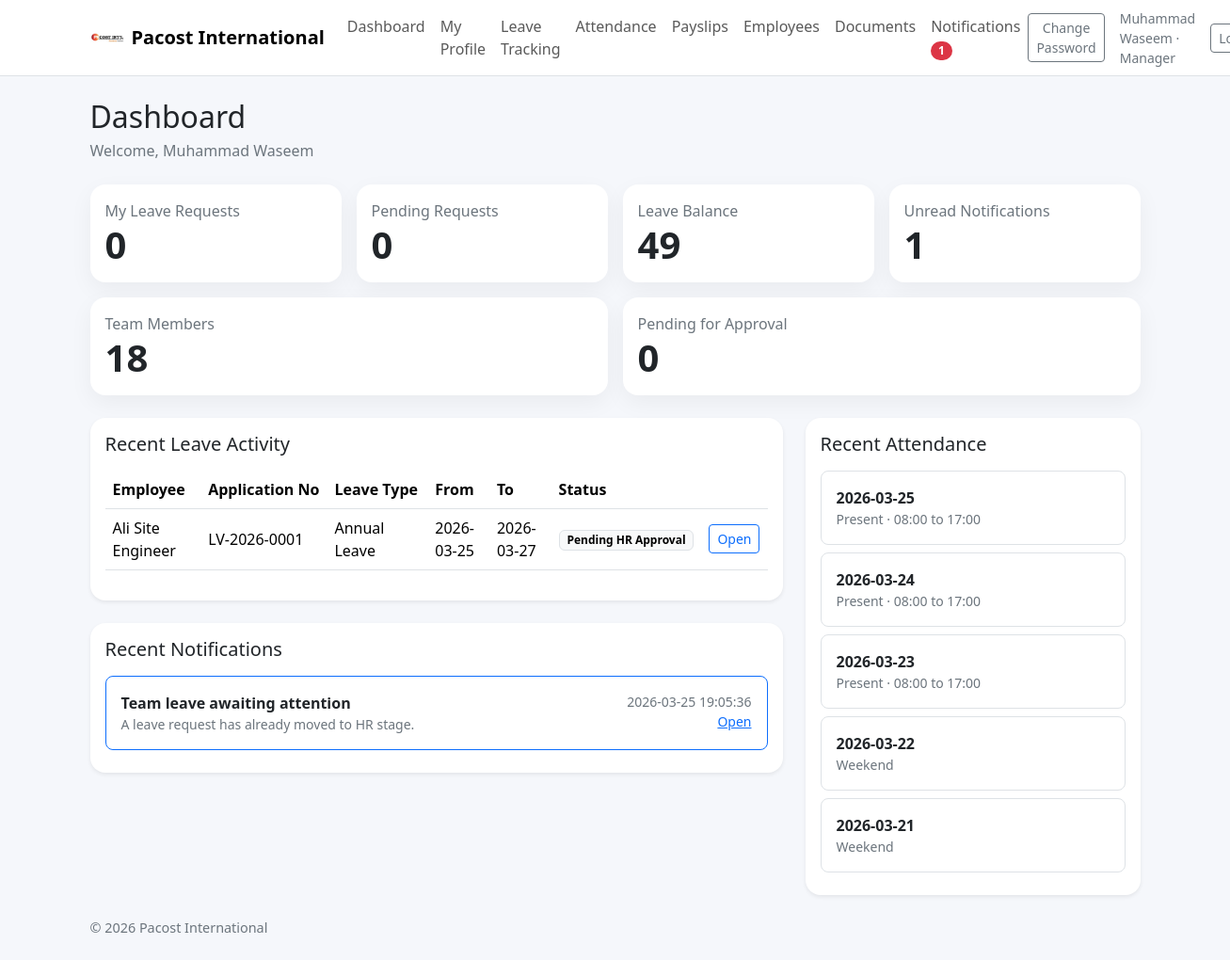
/dashboard (signed in), run on the app's committed database.
### tables this page shows
CREATE TABLE company_settings (
    id INTEGER PRIMARY KEY AUTOINCREMENT,
    company_name TEXT NOT NULL,
    leave_workflow TEXT NOT NULL,
    default_working_hours REAL NOT NULL,
    allow_document_upload INTEGER NOT NULL DEFAULT 1
);

CREATE TABLE users (
    id INTEGER PRIMARY KEY AUTOINCREMENT,
    full_name TEXT NOT NULL,
    email TEXT NOT NULL UNIQUE,
    employee_code TEXT NOT NULL UNIQUE,
    password_hash TEXT NOT NULL,
    role TEXT NOT NULL CHECK(role IN ('employee', 'manager', 'hr', 'admin')),
    department_id INTEGER,
    designation_id INTEGER,
    manager_id INTEGER,
    phone TEXT,
    address TEXT,
    emergency_contact TEXT,
    join_date TEXT,
    monthly_basic REAL NOT NULL DEFAULT 0,
    default_allowances REAL NOT NULL DEFAULT 0,
    deduction_per_absent REAL NOT NULL DEFAULT 0,
    deduction_per_late REAL NOT NULL DEFAULT 0,
    is_active INTEGER NOT NULL DEFAULT 1,
    FOREIGN KEY (department_id) REFERENCES departments (id),
    FOREIGN KEY (designation_id) REFERENCES designations (id),
    FOREIGN KEY (manager_id) REFERENCES users (id)
);

CREATE TABLE leave_applications (
    id INTEGER PRIMARY KEY AUTOINCREMENT,
    application_no TEXT NOT NULL UNIQUE,
    user_id INTEGER NOT NULL,
    leave_type_id INTEGER NOT NULL,
    from_date TEXT NOT NULL,
    to_date TEXT NOT NULL,
    total_days INTEGER NOT NULL,
    reason TEXT,
    attachment TEXT,
    status TEXT NOT NULL,
    manager_status TEXT NOT NULL DEFAULT 'Pending',
    hr_status TEXT NOT NULL DEFAULT 'Pending',
    current_stage TEXT NOT NULL,
    created_at TEXT NOT NULL,
    FOREIGN KEY (user_id) REFERENCES users (id),
    FOREIGN KEY (leave_type_id) REFERENCES leave_types (id)
);

CREATE TABLE leave_types (
    id INTEGER PRIMARY KEY AUTOINCREMENT,
    name TEXT NOT NULL UNIQUE,
    annual_quota INTEGER NOT NULL DEFAULT 0,
    is_paid INTEGER NOT NULL DEFAULT 1
);

CREATE TABLE notifications (
    id INTEGER PRIMARY KEY AUTOINCREMENT,
    user_id INTEGER NOT NULL,
    title TEXT NOT NULL,
    message TEXT NOT NULL,
    link TEXT,
    is_read INTEGER NOT NULL DEFAULT 0,
    created_at TEXT NOT NULL,
    FOREIGN KEY (user_id) REFERENCES users (id)
);

CREATE TABLE attendance (
    id INTEGER PRIMARY KEY AUTOINCREMENT,
    user_id INTEGER NOT NULL,
    attendance_date TEXT NOT NULL,
    check_in TEXT,
    check_out TEXT,
    status TEXT NOT NULL,
    hours_worked REAL NOT NULL DEFAULT 0,
    ot_hours REAL NOT NULL DEFAULT 0,
    remarks TEXT,
    FOREIGN KEY (user_id) REFERENCES users (id)
);

### app.py (the view)
@app.route("/dashboard")
@login_required
def dashboard():
    user = current_user()
    db = get_db()
    counts = app_counts(user)
    if user["role"] == "employee":
        recent_leaves = db.execute("SELECT la.*, lt.name AS leave_type_name FROM leave_applications la JOIN leave_types lt ON la.leave_type_id=lt.id WHERE la.user_id=? ORDER BY la.id DESC LIMIT 5", (user["id"],)).fetchall()
    elif user["role"] == "manager":
        recent_leaves = db.execute("SELECT la.*, lt.name AS leave_type_name, u.full_name FROM leave_applications la JOIN leave_types lt ON la.leave_type_id=lt.id JOIN users u ON la.user_id=u.id WHERE u.manager_id=? ORDER BY la.id DESC LIMIT 8", (user["id"],)).fetchall()
    else:
        recent_leaves = db.execute("SELECT la.*, lt.name AS leave_type_name, u.full_name FROM leave_applications la JOIN leave_types lt ON la.leave_type_id=lt.id JOIN users u ON la.user_id=u.id ORDER BY la.id DESC LIMIT 8").fetchall()
    recent_attendance = db.execute("SELECT * FROM attendance WHERE user_id=? ORDER BY attendance_date DESC LIMIT 5", (user["id"],)).fetchall()
    recent_notifications = db.execute("SELECT * FROM notifications WHERE user_id=? ORDER BY id DESC LIMIT 5", (user["id"],)).fetchall()
    return render_template("dashboard.html", counts=counts, recent_leaves=recent_leaves, recent_attendance=recent_attendance, recent_notifications=recent_notifications)

### app.py (called while the page is built, shortened)
def ensure_schema(db: sqlite3.Connection) -> None:
    user_cols = {row[1] for row in db.execute("PRAGMA table_info(users)").fetchall()}
    attendance_cols = {row[1] for row in db.execute("PRAGMA table_info(attendance)").fetchall()}
    if "ot_hours" not in attendance_cols:
        db.execute("ALTER TABLE attendance ADD COLUMN ot_hours REAL NOT NULL DEFAULT 0")
    db.execute("""CREATE TABLE IF NOT EXISTS holiday_calendar (
        id INTEGER PRIMARY KEY AUTOINCREMENT,
        holiday_date TEXT NOT NULL UNIQUE,
        title TEXT NOT NULL,
        holiday_type TEXT NOT NULL DEFAULT 'Holiday',
        created_at TEXT NOT NULL
    )""")
    db.commit()

def get_db() -> sqlite3.Connection:
    if "db" not in g:
        g.db = sqlite3.connect(DATABASE)
        g.db.row_factory = sqlite3.Row
        ensure_schema(g.db)
    return g.db

def current_user() -> sqlite3.Row | None:
    user_id = session.get("user_id")
    if not user_id:
        return None
    return get_db().execute(
        """
        SELECT u.*, d.name AS department_name, ds.name AS designation_name, m.full_name AS manager_name
        FROM users u
        LEFT JOIN departments d ON u.department_id = d.id
        LEFT JOIN designations ds ON u.designation_id = ds.id
        LEFT JOIN users m ON u.manager_id = m.id
        WHERE u.id = ?
        """,
        (user_id,),
    ).fetchone()

def login_required(view):
    @wraps(view)
    def wrapped_view(**kwargs):
        if current_user() is None:
            return redirect(url_for("login"))
        return view(**kwargs)
    return wrapped_view

@app.context_processor
def inject_globals():
    user = current_user()
    settings = None
    unread_count = 0
    if user:
        db = get_db()
        try:
            settings = db.execute("SELECT * FROM company_settings ORDER BY id DESC LIMIT 1").fetchone()
            unread_count = db.execute("SELECT COUNT(*) AS c FROM notifications WHERE user_id=? AND is_read=0", (user["id"],)).fetchone()["c"]
        except sqlite3.OperationalError:
            settings = None
    return {"current_user": user, "year": date.today().year, "settings": settings, "unread_notification_count": unread_count}

### templates/dashboard.html (shortened to what this page needs)
{% extends 'base.html' %}
{% block content %}
<div class="d-flex justify-content-between align-items-center mb-4">
  <div><h2 class="mb-1">Dashboard</h2><div class="text-secondary">Welcome, {{ current_user.full_name }}</div></div>
</div>
<div class="row g-3 mb-4">
  <div class="col-md-3"><div class="card card-stat"><div class="card-body"><div class="text-secondary">My Leave Requests</div><div class="display-6 fw-bold">{{ counts.my_leave_count }}</div></div></div></div>
  <div class="col-md-3"><div class="card card-stat"><div class="card-body"><div class="text-secondary">Pending Requests</div><div class="display-6 fw-bold">{{ counts.my_pending_count }}</div></div></div></div>
  <div class="col-md-3"><div class="card card-stat"><div class="card-body"><div class="text-secondary">Leave Balance</div><div class="display-6 fw-bold">{{ counts.my_balance }}</div></div></div></div>
  <div class="col-md-3"><div class="card card-stat"><div class="card-body"><div class="text-secondary">Unread Notifications</div><div class="display-6 fw-bold">{{ counts.unread_notifications }}</div></div></div></div>
  {% if current_user.role == 'manager' %}
  <div class="col-md-6"><div class="card card-stat"><div class="card-body"><div class="text-secondary">Team Members</div><div class="display-6 fw-bold">{{ counts.team_members }}</div></div></div></div>
  <div class="col-md-6"><div class="card card-stat"><div class="card-body"><div class="text-secondary">Pending for Approval</div><div class="display-6 fw-bold">{{ counts.manager_pending }}</div></div></div></div>
  {% endif %}
</div>
<div class="row g-4">
  <div class="col-lg-8">
    <div class="card border-0 shadow-sm rounded-4 mb-4"><div class="card-body">
      <h5 class="mb-3">Recent Leave Activity</h5>
      <div class="table-responsive"><table class="table align-middle"><thead><tr>{% if current_user.role != 'employee' %}<th>Employee</th>{% endif %}<th>Application No</th><th>Leave Type</th><th>From</th><th>To</th><th>Status</th><th></th></tr></thead><tbody>
        {% for row in recent_leaves %}<tr>{% if current_user.role != 'employee' %}<td>{{ row.full_name }}</td>{% endif %}<td>{{ row.application_no }}</td><td>{{ row.leave_type_name }}</td><td>{{ row.from_date }}</td><td>{{ row.to_date }}</td><td><span class="badge text-bg-light border">{{ row.status }}</span></td><td><a href="{{ url_for('leave_detail', leave_id=row.id) }}" class="btn btn-sm btn-outline-primary">Open</a></td></tr>{% else %}<tr><td colspan="7" class="text-center text-secondary py-4">No records found.</td></tr>{% endfor %}
      </tbody></table></div>
    </div></div>
    <div class="card border-0 shadow-sm rounded-4"><div class="card-body">
      <h5 class="mb-3">Recent Notifications</h5>
      {% for row in recent_notifications %}
      <div class="border rounded-3 p-3 mb-2 {% if not row.is_read %}border-primary{% endif %}">
        <div class="d-flex justify-content-between gap-3">
          <div>
            <div class="fw-semibold">{{ row.title }}</div>
            <div class="small text-secondary">{{ row.message }}</div>
          </div>
          <div class="text-end small text-secondary">
            <div>{{ row.created_at }}</div>
            <a href="{{ url_for('mark_notification_read', notification_id=row.id) }}">Open</a>
          </div>
        </div>
      </div>
      {% else %}
      <div class="text-secondary">No notifications.</div>
      {% endfor %}
    </div></div>
  </div>
  <div class="col-lg-4">
    <div class="card border-0 shadow-sm rounded-4"><div class="card-body">
      <h5 class="mb-3">Recent Attendance</h5>
      {% for row in recent_attendance %}
      <div class="border rounded-3 p-3 mb-2">
        <div class="fw-semibold">{{ row.attendance_date }}</div>
        <div class="small text-secondary">{{ row.status }}{% if row.check_in %} · {{ row.check_in }} to {{ row.check_out }}{% endif %}</div>
      </div>
      {% else %}
      <div class="text-secondary">No attendance records.</div>
      {% endfor %}
    </div></div>
  </div>
</div>
{% endblock %}

### templates/base.html (shortened to what this page needs)
<!doctype html>
<html lang="en">
<head>
  <link href="https://cdn.jsdelivr.net/npm/bootstrap@5.3.3/dist/css/bootstrap.min.css" rel="stylesheet">
  <link rel="stylesheet" href="{{ url_for('static', filename='css/style.css') }}">
</head>
<body>
  {% if current_user %}
  <nav class="navbar navbar-expand-lg bg-white border-bottom sticky-top">
    <div class="container">
      <a class="navbar-brand d-flex align-items-center gap-2" href="{{ url_for('dashboard') }}"><img src="{{ url_for('static', filename='images/pacost_logo.png') }}" alt="Pacost" style="height:36px; width:auto;"> <span>{{ settings.company_name if settings else 'Pacost International' }}</span></a>
      <div class="collapse navbar-collapse" id="navBar">
        <ul class="navbar-nav me-auto mb-2 mb-lg-0">
          <li class="nav-item"><a class="nav-link" href="{{ url_for('dashboard') }}">Dashboard</a></li>
          <li class="nav-item"><a class="nav-link" href="{{ url_for('profile') }}">My Profile</a></li>
          <li class="nav-item"><a class="nav-link" href="{{ url_for('my_leaves') }}">Leave Tracking</a></li>
          <li class="nav-item"><a class="nav-link" href="{{ url_for('attendance_view') }}">Attendance</a></li>
          <li class="nav-item"><a class="nav-link" href="{{ url_for('payroll_view') }}">Payslips</a></li>
          {% if current_user.role in ['manager', 'hr', 'admin'] %}<li class="nav-item"><a class="nav-link" href="{{ url_for('team') }}">Employees</a></li>{% endif %}
          <li class="nav-item"><a class="nav-link" href="{{ url_for('documents') }}">Documents</a></li>
          <li class="nav-item"><a class="nav-link" href="{{ url_for('notifications_view') }}">Notifications {% if unread_notification_count %}<span class="badge rounded-pill text-bg-danger">{{ unread_notification_count }}</span>{% endif %}</a></li>
        </ul>
        <div class="d-flex align-items-center gap-3">
          <a class="btn btn-outline-secondary btn-sm" href="{{ url_for('change_password') }}">Change Password</a>
          <span class="text-secondary small">{{ current_user.full_name }} · {{ current_user.role|capitalize }}</span>
          <a class="btn btn-outline-secondary btn-sm" href="{{ url_for('logout') }}">Logout</a>
        </div>
      </div>
    </div>
  </nav>
  {% endif %}
  <main class="container py-4">
    {% block content %}{% endblock %}
  </main>
  <div class="container pb-4"><div class="footer-note">© {{ year }} {{ settings.company_name if settings else 'Employee Portal' }}</div></div>
</body>
</html>

### static/css/style.css (style rules this page uses)
body { background: #f5f7fb; }
.navbar-brand { font-weight: 700; }
.card-stat { border: 0; border-radius: 16px; box-shadow: 0 8px 24px rgba(0,0,0,.05); }
.table thead th { white-space: nowrap; }
.footer-note { color: #6c757d; font-size: .9rem; }
.card, .rounded-4 { border-radius: 1rem !important; }
.navbar-brand img { object-fit:contain; }

### data on the page
company_settings: company_name "Pacost International"
users: full_name "Muhammad Waseem", role "Manager"
leave_applications: full_name "Ali Site Engineer", application_no "LV-2026-0001", leave_type_name "Annual Leave", from_date "2026-03-25", to_date "2026-03-27", status "Pending HR Approval"
notifications: title "Team leave awaiting attention", message "A leave request has already moved to HR stage.", created_at "2026-03-25 19:05:36"
attendance: attendance_date "2026-03-25", status "Present", check_in "08:00", check_out "17:00"
attendance: attendance_date "2026-03-24", status "Present", check_in "08:00", check_out "17:00"
attendance: attendance_date "2026-03-23", status "Present", check_in "08:00", check_out "17:00"
attendance: attendance_date "2026-03-22", status "Weekend"
attendance: attendance_date "2026-03-21", status "Weekend"

### other printed values
{{ unread_notification_count }} "1"
{{ counts.my_leave_count }} "0"
{{ counts.my_pending_count }} "0"
{{ counts.my_balance }} "49"
{{ counts.unread_notifications }} "1"
{{ counts.team_members }} "18"
{{ counts.manager_pending }} "0"
